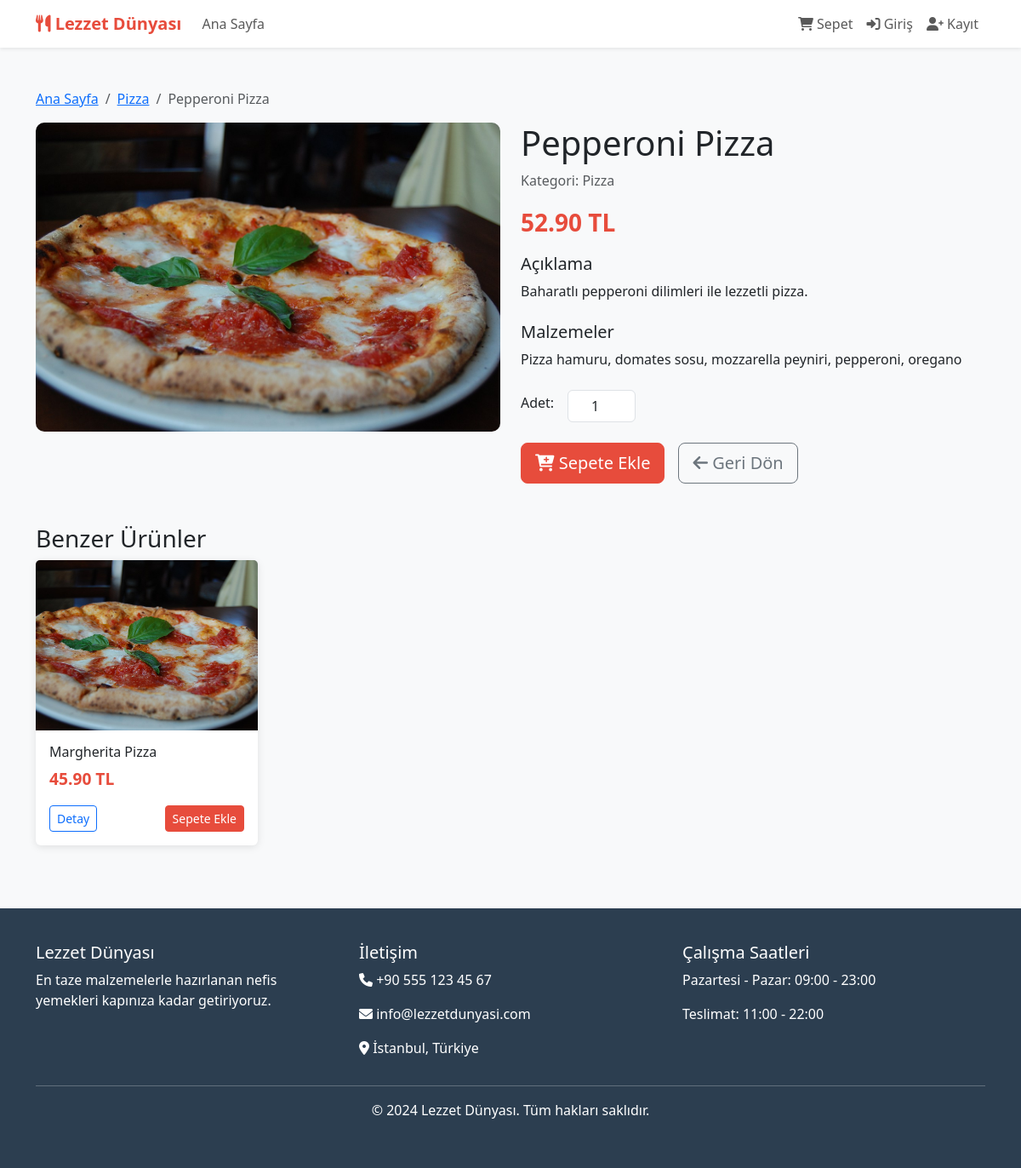
/product.php?id=2, run on the app's committed database.
### tables this page shows
CREATE TABLE products (
        id INTEGER PRIMARY KEY AUTOINCREMENT,
        name VARCHAR(100) NOT NULL,
        description TEXT,
        price DECIMAL(10,2) NOT NULL,
        category VARCHAR(50) NOT NULL,
        image VARCHAR(255),
        ingredients TEXT,
        stock_quantity INTEGER DEFAULT 0,
        is_active BOOLEAN DEFAULT 1,
        created_at DATETIME DEFAULT CURRENT_TIMESTAMP
    );

### includes/functions.php (called while the page is built, shortened)
<?php
function isLoggedIn() {
    return isset($_SESSION['user_id']);
}
function formatPrice($price) {
    return number_format($price, 2) . ' TL';
}
?>

### product.php (the view, shortened to what this page needs)
<?php
require_once 'includes/db.php';
require_once 'includes/functions.php';
$product_id = isset($_GET['id']) ? (int)$_GET['id'] : 0;
$stmt = $db->prepare("SELECT * FROM products WHERE id = ?");
$stmt->execute([$product_id]);
$product = $stmt->fetch();
$stmt = $db->prepare("SELECT * FROM products WHERE category = ? AND id != ? LIMIT 4");
$stmt->execute([$product['category'], $product_id]);
$similar_products = $stmt->fetchAll();
?>
<!DOCTYPE html>
<html lang="tr">
<head>
    <link href="https://cdn.jsdelivr.net/npm/bootstrap@5.3.0/dist/css/bootstrap.min.css" rel="stylesheet">
    <link href="https://cdnjs.cloudflare.com/ajax/libs/font-awesome/6.0.0/css/all.min.css" rel="stylesheet">
    <link href="assets/css/style.css" rel="stylesheet">
</head>
<body>
    <nav class="navbar navbar-expand-lg navbar-light bg-white shadow-sm">
        <div class="container">
            <a class="navbar-brand" href="index.php">
                <i class="fas fa-utensils"></i> Lezzet Dünyası
            </a>
            <div class="collapse navbar-collapse" id="navbarNav">
                <ul class="navbar-nav me-auto">
                    <li class="nav-item">
                        <a class="nav-link" href="index.php">Ana Sayfa</a>
                    </li>
                </ul>
                <ul class="navbar-nav">
                    <li class="nav-item">
                        <a class="nav-link position-relative" href="cart.php">
                            <i class="fas fa-shopping-cart"></i> Sepet
                        </a>
                    </li>
                    <?php if (isLoggedIn()): ?>
                        <li class="nav-item">
                            <a class="nav-link" href="profile.php">
                                <i class="fas fa-user"></i> Profil
                            </a>
                        </li>
                        <li class="nav-item">
                            <a class="nav-link" href="logout.php">
                                <i class="fas fa-sign-out-alt"></i> Çıkış
                            </a>
                        </li>
                    <?php else: ?>
                        <li class="nav-item">
                            <a class="nav-link" href="login.php">
                                <i class="fas fa-sign-in-alt"></i> Giriş
                            </a>
                        </li>
                        <li class="nav-item">
                            <a class="nav-link" href="register.php">
                                <i class="fas fa-user-plus"></i> Kayıt
                            </a>
                        </li>
                    <?php endif; ?>
                </ul>
            </div>
        </div>
    </nav>
    <div class="container my-5">
        <nav aria-label="breadcrumb">
            <ol class="breadcrumb">
                <li class="breadcrumb-item"><a href="index.php">Ana Sayfa</a></li>
                <li class="breadcrumb-item"><a href="index.php?category=<?php echo $product['category']; ?>"><?php echo ucfirst($product['category']); ?></a></li>
                <li class="breadcrumb-item active"><?php echo $product['name']; ?></li>
            </ol>
        </nav>
        <div class="row">
            <div class="col-md-6">
                <img src="assets/uploads/<?php echo $product['image']; ?>"
                     class="product-image w-100" alt="<?php echo $product['name']; ?>">
            </div>
            <div class="col-md-6">
                <h1><?php echo $product['name']; ?></h1>
                <p class="text-muted">Kategori: <?php echo ucfirst($product['category']); ?></p>
                <p class="price fs-3"><?php echo formatPrice($product['price']); ?></p>
                <div class="mb-4">
                    <h5>Açıklama</h5>
                    <p><?php echo nl2br($product['description']); ?></p>
                </div>
                <div class="mb-4">
                    <h5>Malzemeler</h5>
                    <p><?php echo $product['ingredients'] ?? 'Malzeme bilgisi mevcut değil.'; ?></p>
                </div>
                <div class="d-flex align-items-center mb-4">
                    <label for="quantity" class="form-label me-3">Adet:</label>
                    <input type="number" id="quantity" class="form-control quantity-input" value="1" min="1" max="10">
                </div>
                <div class="d-grid gap-2 d-md-flex">
                    <button onclick="addToCartWithQuantity(<?php echo $product['id']; ?>, '<?php echo $product['name']; ?>')"
                            class="btn btn-primary btn-lg me-md-2">
                        <i class="fas fa-cart-plus"></i> Sepete Ekle
                    </button>
                    <a href="index.php" class="btn btn-outline-secondary btn-lg">
                        <i class="fas fa-arrow-left"></i> Geri Dön
                    </a>
                </div>
            </div>
        </div>
        <?php if (!empty($similar_products)): ?>
        <div class="mt-5">
            <h3>Benzer Ürünler</h3>
            <div class="row">
                <?php foreach ($similar_products as $similar): ?>
                    <div class="col-md-3 col-sm-6 mb-4">
                        <div class="card product-card">
                            <img src="assets/uploads/<?php echo $similar['image']; ?>"
                                 class="card-img-top" alt="<?php echo $similar['name']; ?>">
                            <div class="card-body">
                                <h6 class="card-title"><?php echo $similar['name']; ?></h6>
                                <p class="price"><?php echo formatPrice($similar['price']); ?></p>
                                <div class="d-flex justify-content-between">
                                    <a href="product.php?id=<?php echo $similar['id']; ?>"
                                       class="btn btn-sm btn-outline-primary">Detay</a>
                                    <button onclick="addToCart(<?php echo $similar['id']; ?>, '<?php echo $similar['name']; ?>')"
                                            class="btn btn-sm btn-primary">Sepete Ekle</button>
                                </div>
                            </div>
                        </div>
                    </div>
                <?php endforeach; ?>
            </div>
        </div>
        <?php endif; ?>
    </div>
    <footer class="footer">
        <div class="container">
            <div class="row">
                <div class="col-md-4">
                    <h5>Lezzet Dünyası</h5>
                    <p>En taze malzemelerle hazırlanan nefis yemekleri kapınıza kadar getiriyoruz.</p>
                </div>
                <div class="col-md-4">
                    <h5>İletişim</h5>
                    <p><i class="fas fa-phone"></i> +90 555 123 45 67</p>
                    <p><i class="fas fa-envelope"></i> info@lezzetdunyasi.com</p>
                    <p><i class="fas fa-map-marker-alt"></i> İstanbul, Türkiye</p>
                </div>
                <div class="col-md-4">
                    <h5>Çalışma Saatleri</h5>
                    <p>Pazartesi - Pazar: 09:00 - 23:00</p>
                    <p>Teslimat: 11:00 - 22:00</p>
                </div>
            </div>
            <hr>
            <div class="text-center">
                <p>&copy; 2024 Lezzet Dünyası. Tüm hakları saklıdır.</p>
            </div>
        </div>
    </footer>
</body>
</html>

### assets/css/style.css (style rules this page uses)
:root { --primary-color: #e74c3c; --secondary-color: #f39c12; --success-color: #27ae60; --dark-color: #2c3e50; --light-color: #ecf0f1; --border-color: #bdc3c7; }
body { font-family: 'Segoe UI', Tahoma, Geneva, Verdana, sans-serif; background-color: #f8f9fa; }
.navbar-brand { font-weight: bold; color: var(--primary-color) !important; }
.btn-primary { background-color: var(--primary-color); border-color: var(--primary-color); }
.card { border: none; box-shadow: 0 2px 10px rgba(0,0,0,0.1); transition: transform 0.3s ease; }
.product-card { height: 100%; }
.product-card .card-img-top { height: 200px; object-fit: cover; }
.price { font-size: 1.2em; font-weight: bold; color: var(--primary-color); }
.footer { background-color: var(--dark-color); color: white; padding: 40px 0; margin-top: 50px; }
.product-image { max-width: 100%; height: auto; border-radius: 10px; }
.quantity-input { width: 80px; text-align: center; }

### data on the page
products: category "Pizza", name "Pepperoni Pizza", image (picture), price "52.90 TL", description "Baharatlı pepperoni dilimleri ile lezzetli pizza.", ingredients "Pizza hamuru, domates sosu, mozzarella peyniri, pepperoni, oregano"
products: image (picture), name "Margherita Pizza", price "45.90 TL"
